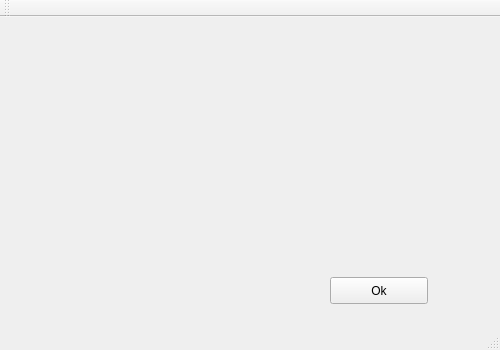
<?xml version="1.0" encoding="UTF-8"?>
<ui version="4.0">
 <class>MainWindow</class>
 <widget class="QMainWindow" name="MainWindow">
  <property name="minimumSize">
   <size>
    <width>500</width>
    <height>350</height>
   </size>
  </property>
  <property name="maximumSize">
   <size>
    <width>800</width>
    <height>650</height>
   </size>
  </property>
  <property name="windowTitle">
   <string>Debug Echo [From bonesdev]</string>
  </property>
  <widget class="QWidget" name="centralWidget">
   <widget class="QPushButton" name="okButton">
    <property name="geometry">
     <rect>
      <x>330</x>
      <y>260</y>
      <width>98</width>
      <height>27</height>
     </rect>
    </property>
    <property name="text">
     <string>Ok</string>
    </property>
   </widget>
  </widget>
  <widget class="QMenuBar" name="menuBar">
   <property name="geometry">
    <rect>
     <x>0</x>
     <y>0</y>
     <width>500</width>
     <height>25</height>
    </rect>
   </property>
  </widget>
  <widget class="QToolBar" name="mainToolBar">
   <attribute name="toolBarArea">
    <enum>TopToolBarArea</enum>
   </attribute>
   <attribute name="toolBarBreak">
    <bool>false</bool>
   </attribute>
  </widget>
  <widget class="QStatusBar" name="statusBar"/>
 </widget>
 <layoutdefault spacing="6" margin="11"/>
 <resources/>
 <connections/>
</ui>
